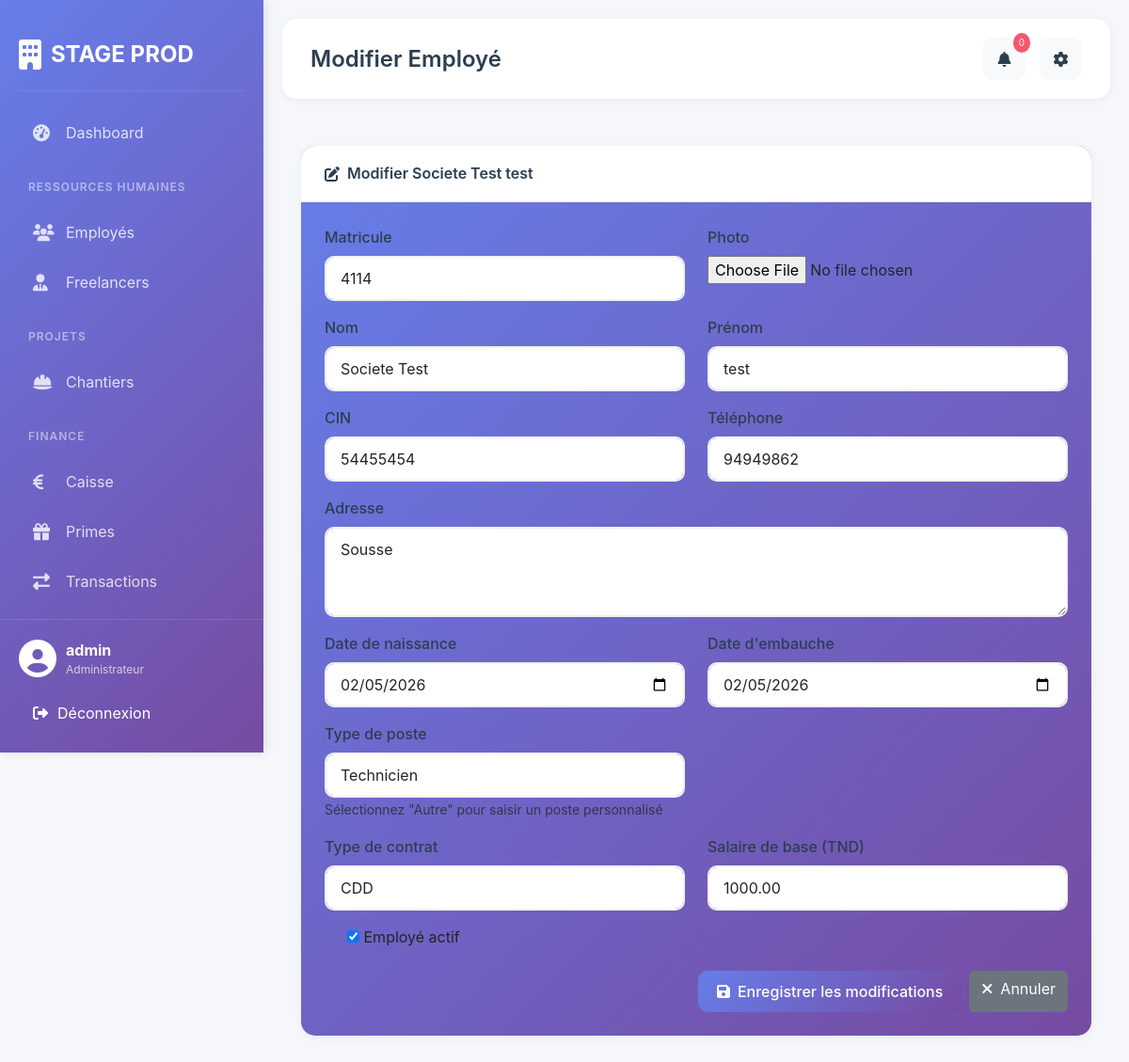
The app's page /employes/5/modifier/ (signed in) with its own data.
### gestion/models.py (models this page shows, shortened)
class Employe(models.Model):
    TYPE_CONTRAT_CHOICES = [
        ('CDI', 'CDI'),
        ('CDD', 'CDD'),
        ('INTERIM', 'Intérim'),
        ('STAGE', 'Stage'),
    ]
    POSTE_CHOICES = [
        ('TECHNICIEN', 'Technicien'),
        ('AUTRE', 'Autre (à préciser)'),
    ]
    matricule = models.CharField(max_length=20, unique=True)
    nom = models.CharField(max_length=100)
    prenom = models.CharField(max_length=100)
    cin = models.CharField(max_length=20, unique=True)
    adresse = models.TextField()
    telephone = models.CharField(max_length=20)
    date_naissance = models.DateField()
    date_embauche = models.DateField()
    poste_choice = models.CharField(
        max_length=20,
        choices=POSTE_CHOICES,
        default='TECHNICIEN',
        verbose_name="Type de poste"
    )
    poste_autre = models.CharField(
        max_length=100,
        blank=True,
        null=True,
        verbose_name="Autre poste (précisez)"
    )
    type_contrat = models.CharField(max_length=20, choices=TYPE_CONTRAT_CHOICES)
    salaire_base = models.DecimalField(max_digits=10, decimal_places=2)
    actif = models.BooleanField(default=True)
    photo = models.ImageField(upload_to='employes/', blank=True, null=True)

### gestion/views.py (the view)
# urls.py: path('employes/<int:pk>/modifier/', views.modifier_employe, name='modifier_employe'),
@login_required
def modifier_employe(request, pk):
    employe = get_object_or_404(Employe, pk=pk)
    if request.method == 'POST':
        form = EmployeForm(request.POST, request.FILES, instance=employe)
        if form.is_valid():
            form.save()
            messages.success(request, f'Employé {employe.nom} {employe.prenom} modifié avec succès!')
            return redirect('detail_employe', pk=employe.pk)
        else:
            messages.error(request, 'Veuillez corriger les erreurs ci-dessous.')
    else:
        form = EmployeForm(instance=employe)
        print("=== DEBUG MODIFICATION ===")
        print(f"Employé: {employe.nom} {employe.prenom}")
        print(f"Date naissance: {employe.date_naissance}")
        print(f"Date embauche: {employe.date_embauche}")
        print(f"Valeur initiale date naissance: {form.initial.get('date_naissance')}")
        print(f"Valeur initiale date embauche: {form.initial.get('date_embauche')}")
    return render(request, 'employees/modifier_employe.html', {
        'form': form,
        'employe': employe
    })

### templates/employees/modifier_employe.html (shortened to what this page needs)
{% extends 'base.html' %}
{% load static %}
{% block page_title %}Modifier Employé{% endblock %}
{% block content %}
<div class="card" style="background: linear-gradient(135deg, #667eea 0%, #764ba2 100%);">
    <div class="card-header text-white">
        <h5 class="mb-0"><i class="fas fa-edit me-2"></i>Modifier {{ form.instance.nom }} {{ form.instance.prenom }}</h5>
    </div>
    <div class="card-body">
        <form method="post" enctype="multipart/form-data" id="employeForm">
            <div class="row">
                <div class="col-md-6 mb-3">
                    <label class="form-label">Matricule</label>
                    {{ form.matricule }}
                </div>
                <div class="col-md-6 mb-3">
                    <label class="form-label">Photo</label>
                    {{ form.photo }}
                </div>
            </div>
            <div class="row">
                <div class="col-md-6 mb-3">
                    <label class="form-label">Nom</label>
                    {{ form.nom }}
                </div>
                <div class="col-md-6 mb-3">
                    <label class="form-label">Prénom</label>
                    {{ form.prenom }}
                </div>
            </div>
            <div class="row">
                <div class="col-md-6 mb-3">
                    <label class="form-label">CIN</label>
                    {{ form.cin }}
                </div>
                <div class="col-md-6 mb-3">
                    <label class="form-label">Téléphone</label>
                    {{ form.telephone }}
                </div>
            </div>
            <div class="mb-3">
                <label class="form-label">Adresse</label>
                {{ form.adresse }}
            </div>
            <div class="row">
                <div class="col-md-6 mb-3">
                    <label class="form-label">Date de naissance</label>
                    <input type="date" name="date_naissance"
                           value="{{ form.date_naissance.value|date:'Y-m-d' }}"
                           class="form-control"
                           id="id_date_naissance"
                           required>
                </div>
                <div class="col-md-6 mb-3">
                    <label class="form-label">Date d'embauche</label>
                    <input type="date" name="date_embauche"
                           value="{{ form.date_embauche.value|date:'Y-m-d' }}"
                           class="form-control"
                           id="id_date_embauche"
                           required>
                </div>
            </div>
            <div class="row">
                <div class="col-md-6 mb-3">
                    <label class="form-label">Type de poste</label>
                    {{ form.poste_choice }}
                    <small class="text-muted">Sélectionnez "Autre" pour saisir un poste personnalisé</small>
                </div>
            </div>
            <div class="row">
                <div class="col-md-6 mb-3">
                    <label class="form-label">Type de contrat</label>
                    {{ form.type_contrat }}
                </div>
                <div class="col-md-6 mb-3">
                    <label class="form-label">Salaire de base (TND)</label>
                    {{ form.salaire_base }}
                </div>
            </div>
            <div class="mb-3 form-check">
                {{ form.actif }}
                <label class="form-check-label">Employé actif</label>
            </div>
            <div class="mt-4 d-flex justify-content-end gap-2">
                <button type="submit" class="btn btn-primary">
                    <i class="fas fa-save me-2"></i>Enregistrer les modifications
                </button>
                <a href="{% url 'detail_employe' form.instance.pk %}" class="btn btn-secondary">
                    <i class="fas fa-times me-2"></i>Annuler
                </a>
            </div>
        </form>
    </div>
</div>
{% endblock %}

### templates/base.html (shortened to what this page needs)
<!doctype html>
<html lang="fr">
  <head>
    <link
      href="https://cdn.jsdelivr.net/npm/bootstrap@5.3.0/dist/css/bootstrap.min.css"
      rel="stylesheet"
    />
    <link
      rel="stylesheet"
      href="https://cdnjs.cloudflare.com/ajax/libs/font-awesome/6.4.0/css/all.min.css"
    />
    {% load static %}
    <link rel="stylesheet" href="{% static 'css/style.css' %}" />
  </head>
  <body>
    <div class="sidebar">
      <div class="sidebar-brand">
        <i class="fas fa-building"></i>
        <span>STAGE PROD</span>
      </div>
      <div class="sidebar-menu">
        <div
          class="menu-item {% if request.resolver_match.url_name == 'dashboard' %}active{% endif %}"
        >
          <a href="{% url 'dashboard' %}">
            <i class="fas fa-tachometer-alt"></i>
            <span>Dashboard</span>
          </a>
        </div>
        <div class="menu-divider">Ressources Humaines</div>
        <div class="menu-item">
          <a href="{% url 'liste_employes' %}">
            <i class="fas fa-users"></i>
            <span>Employés</span>
          </a>
        </div>
        <div class="menu-item">
          <a href="{% url 'liste_freelancers' %}">
            <i class="fas fa-user-tie"></i>
            <span>Freelancers</span>
          </a>
        </div>
        <div class="menu-divider">Projets</div>
        <div class="menu-item">
          <a href="{% url 'liste_chantiers' %}">
            <i class="fas fa-hard-hat"></i>
            <span>Chantiers</span>
          </a>
        </div>
        <div class="menu-divider">Finance</div>
        <div class="menu-item">
          <a href="{% url 'finance_dashboard' %}">
            <i class="fas fa-euro-sign"></i>
            <span>Caisse</span>
          </a>
        </div>
        <div class="menu-item">
          <a href="{% url 'liste_primes' %}">
            <i class="fas fa-gift"></i>
            <span>Primes</span>
          </a>
        </div>
        <div class="menu-item">
          <a href="{% url 'liste_transactions' %}">
            <i class="fas fa-exchange-alt"></i>
            <span>Transactions</span>
          </a>
        </div>
      </div>
      <div class="sidebar-footer">
        <div class="user-info">
          <i class="fas fa-user-circle"></i>
          <div>
            <strong>{{ user.username }}</strong>
            <small>Administrateur</small>
          </div>
        </div>
        <form method="post" action="{% url 'logout' %}" style="display: inline">
          <button
            type="submit"
            class="logout-btn"
            style="
              width: 100%;
              border: none;
              background: none;
              padding: 10px 15px;
              color: white;
              text-align: left;
              cursor: pointer;
            "
          >
            <i class="fas fa-sign-out-alt"></i>
            Déconnexion
          </button>
        </form>
      </div>
    </div>
    <div class="main-content">
      <div class="top-header">
        <div class="header-title">
          {% block page_title %}Dashboard{% endblock %}
        </div>
        <div class="header-actions">
          <div class="dropdown">
            <button
              class="btn btn-light position-relative"
              type="button"
              id="notificationDropdown"
              data-bs-toggle="dropdown"
              aria-expanded="false"
            >
              <i class="fas fa-bell"></i>
              <span class="notification-badge" id="notificationCount">0</span>
            </button>
          </div>
          <div class="dropdown">
            <button
              class="btn btn-light"
              type="button"
              id="settingsDropdown"
              data-bs-toggle="dropdown"
              aria-expanded="false"
            >
              <i class="fas fa-cog"></i>
            </button>
          </div>
        </div>
      </div>
      <div class="content">{% block content %}{% endblock %}</div>
    </div>
  </body>
</html>

### static/css/style.css (style rules this page uses)
:root { --primary-color: #667eea; --secondary-color: #764ba2; --success-color: #43e97b; --danger-color: #f5576c; --warning-color: #ff9a44; --info-color: #4facfe; --dark: #2c3e50; --light: #f8f9fa; }
* { margin: 0; padding: 0; box-sizing: border-box; }
body { font-family: 'Inter', sans-serif; background: #f5f7fa; display: flex; min-height: 100vh; }
.sidebar { width: 280px; background: linear-gradient(135deg, #667eea 0%, #764ba2 100%); color: white; position: fixed; height: 100vh; left: 0; top: 0; overflow-y: auto; padding: 20px; box-shadow: 2px 0 10px rgba(0,0,0,0.1); z-index: 1000; }
.sidebar-brand { display: flex; align-items: center; gap: 10px; font-size: 24px; font-weight: 700; padding: 20px 0; border-bottom: 1px solid rgba(255,255,255,0.1); margin-bottom: 20px; }
.sidebar-brand i { font-size: 32px; }
.sidebar-menu { display: flex; flex-direction: column; gap: 5px; }
.menu-divider { font-size: 12px; text-transform: uppercase; letter-spacing: 1px; color: rgba(255,255,255,0.5); padding: 20px 10px 10px; font-weight: 600; }
.menu-item { border-radius: 10px; transition: all 0.3s; }
.menu-item a { display: flex; align-items: center; gap: 15px; padding: 12px 15px; color: rgba(255,255,255,0.8); text-decoration: none; transition: all 0.3s; }
.menu-item a i { width: 20px; font-size: 18px; }
.sidebar-footer { position: absolute; bottom: 0; left: 0; right: 0; padding: 20px; border-top: 1px solid rgba(255,255,255,0.1); }
.user-info { display: flex; align-items: center; gap: 10px; margin-bottom: 15px; }
.user-info i { font-size: 40px; }
.user-info div { display: flex; flex-direction: column; }
.user-info small { color: rgba(255,255,255,0.7); font-size: 12px; }
.logout-btn { display: flex; align-items: center; gap: 10px; padding: 10px 15px; background: rgba(255,255,255,0.1); border-radius: 8px; color: white; text-decoration: none; transition: all 0.3s; }
.main-content { flex: 1; margin-left: 280px; padding: 20px; }
.top-header { display: flex; justify-content: space-between; align-items: center; padding: 20px 30px; background: white; border-radius: 15px; margin-bottom: 30px; box-shadow: 0 2px 10px rgba(0,0,0,0.05); }
.header-title { font-size: 24px; font-weight: 600; color: var(--dark); }
.header-actions { display: flex; gap: 15px; }
.header-actions .btn { width: 45px; height: 45px; border-radius: 10px; display: flex; align-items: center; justify-content: center; background: #f8f9fa; border: none; color: var(--dark); position: relative; }
.notification-badge { position: absolute; top: -5px; right: -5px; background: var(--danger-color); color: white; font-size: 10px; padding: 3px 6px; border-radius: 50%; }
.content { padding: 20px; background: transparent; }
.card { background: white; border-radius: 15px; border: none; box-shadow: 0 2px 10px rgba(0,0,0,0.05); overflow: hidden; }
.card-header { background: white; border-bottom: 1px solid #f0f0f0; padding: 20px 25px; display: flex; justify-content: space-between; align-items: center; }
.card-header h5 { margin: 0; font-size: 16px; font-weight: 600; color: var(--dark); display: flex; align-items: center; }
.card-body { padding: 25px; }
.form-label { font-weight: 500; color: var(--dark); margin-bottom: 8px; }
.form-control, .form-select { border: 2px solid #f0f0f0; border-radius: 10px; padding: 10px 15px; transition: all 0.3s; }
.btn-primary { background: linear-gradient(135deg, #667eea 0%, #764ba2 100%); border: none; padding: 10px 20px; border-radius: 10px; font-weight: 500; transition: all 0.3s; }

### records on screen
Employe: instance.nom "Societe Test", instance.prenom "test", matricule "4114", nom "Societe Test", prenom "test", cin "54455454", telephone "94949862", adresse "Sousse", date_naissance "02/05/2026", date_embauche "02/05/2026", poste_choice "Technicien", type_contrat "CDD", salaire_base "1000.00", actif "☑"

### other values on screen
{{ user.username }} "admin"
